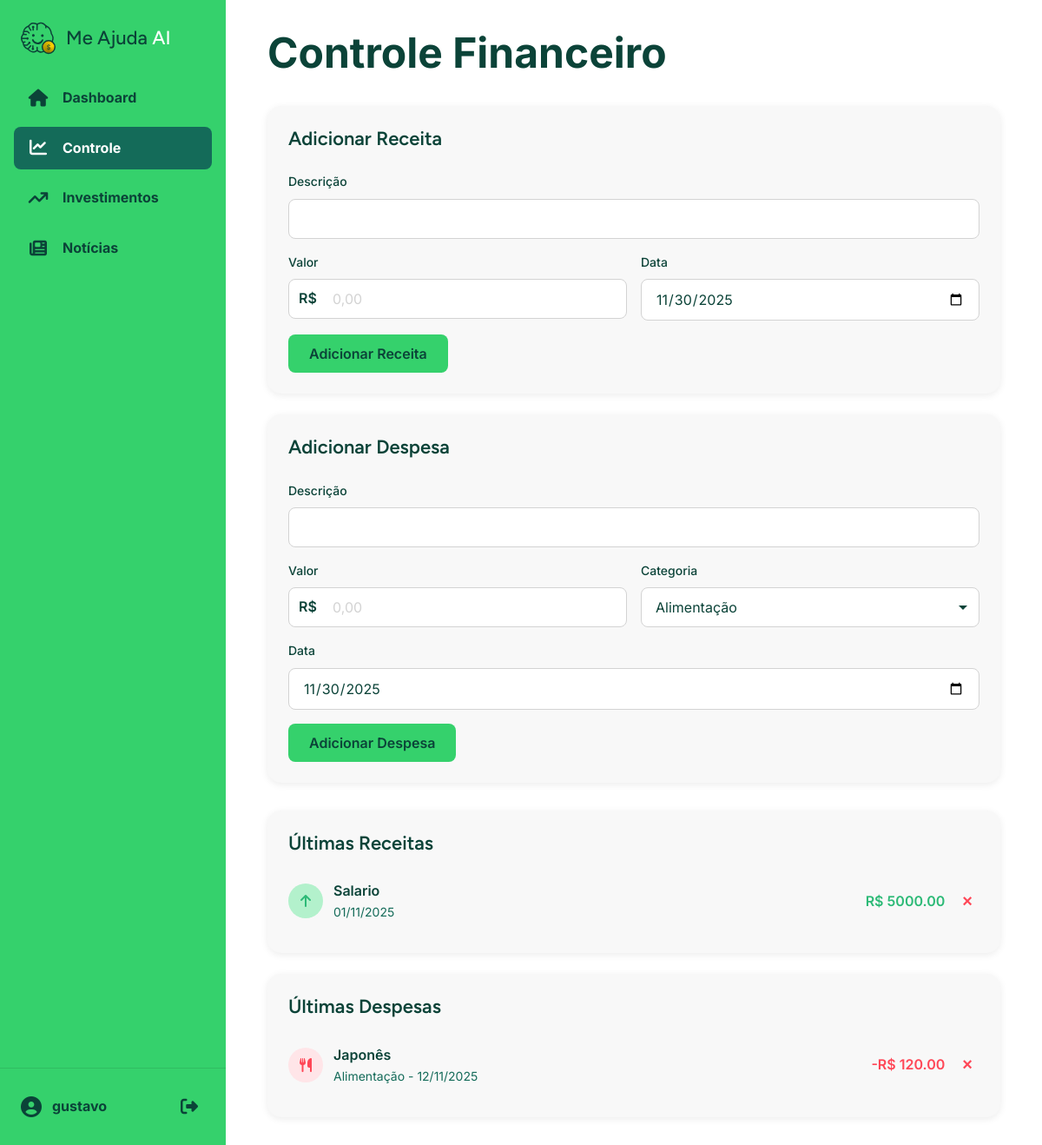
/controle (signed in), run on an earlier commit of the app's database.
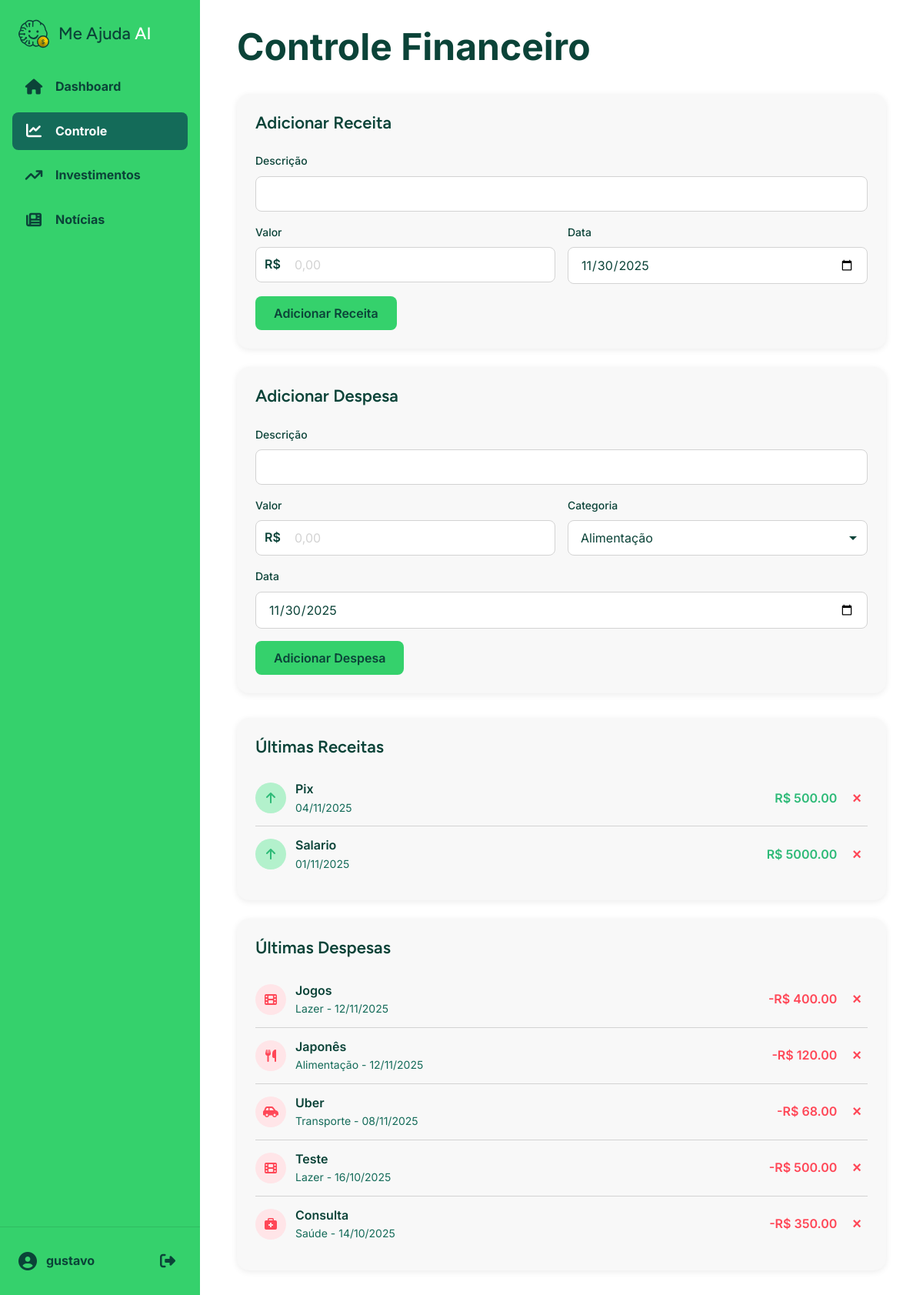
And on a later commit of the database.
### project/models.py (models this page shows, shortened)
class User(db.Model, UserMixin):
    id = db.Column(db.Integer, primary_key=True)
    name = db.Column(db.String(150), nullable=False)
    email = db.Column(db.String(150), unique=True, nullable=False, index=True)
    password_hash = db.Column(db.String(128), nullable=False)
    goals = db.relationship('Goal', backref='owner', lazy=True, cascade="all, delete-orphan")
    incomes = db.relationship('Income', backref='owner', lazy=True, cascade="all, delete-orphan")
    expenses = db.relationship('Expense', backref='owner', lazy=True, cascade="all, delete-orphan")

class Income(db.Model):
    id = db.Column(db.Integer, primary_key=True)
    description = db.Column(db.String(256), nullable=False)
    amount = db.Column(db.Float, nullable=False)
    date = db.Column(db.Date, nullable=False, default=datetime.utcnow, index=True)
    user_id = db.Column(db.Integer, db.ForeignKey('user.id'), nullable=False)

class Expense(db.Model):
    id = db.Column(db.Integer, primary_key=True)
    description = db.Column(db.String(256), nullable=False)
    amount = db.Column(db.Float, nullable=False)
    category = db.Column(db.String(128), default='Geral', index=True)
    date = db.Column(db.Date, nullable=False, default=datetime.utcnow, index=True)  # Mudei para Date object
    user_id = db.Column(db.Integer, db.ForeignKey('user.id'), nullable=False)

### project/main/routes.py (the view)
@main.route('/controle', methods=['GET', 'POST'])
@login_required
def controle():
    income_form = IncomeForm(prefix='income')
    expense_form = ExpenseForm(prefix='expense')
    expense_form.category.choices = [(c, c) for c in EXPENSE_CATEGORIES]
    if request.method == "GET":
        if not income_form.date.data: income_form.date.data = datetime.utcnow().date()
        if not expense_form.date.data: expense_form.date.data = datetime.utcnow().date()
    if 'income-submit_income' in request.form and income_form.validate_on_submit():
        new_income = Income(description=income_form.description.data, amount=income_form.amount.data,
                            date=income_form.date.data, owner=current_user)
        db.session.add(new_income)
        db.session.commit()
        return redirect(url_for('main.controle'))
    if 'expense-submit_expense' in request.form and expense_form.validate_on_submit():
        new_expense = Expense(description=expense_form.description.data, amount=expense_form.amount.data,
                              category=expense_form.category.data, date=expense_form.date.data, owner=current_user)
        db.session.add(new_expense)
        db.session.commit()
        return redirect(url_for('main.controle'))
    incomes = Income.query.filter_by(owner=current_user).order_by(Income.date.desc()).limit(10).all()
    expenses = Expense.query.filter_by(owner=current_user).order_by(Expense.date.desc()).limit(10).all()
    return render_template('controle.html',
                           title='Controle Financeiro',
                           income_form=income_form,
                           expense_form=expense_form,
                           incomes=incomes,
                           expenses=expenses,
                           category_icons=CATEGORY_ICONS)

### project/main/forms.py
class IncomeForm(FlaskForm):
    description = StringField('Descrição', validators=[DataRequired()])
    amount = FloatField('Valor', validators=[DataRequired(), NumberRange(min=0.01)])
    date = DateField('Data', validators=[DataRequired()], format='%Y-%m-%d')
    submit_income = SubmitField('Adicionar Receita')

class ExpenseForm(FlaskForm):
    description = StringField('Descrição', validators=[DataRequired()])
    amount = FloatField('Valor', validators=[DataRequired(), NumberRange(min=0.01)])
    category = SelectField('Categoria', validators=[DataRequired()])
    date = DateField('Data', validators=[DataRequired()], format='%Y-%m-%d')
    submit_expense = SubmitField('Adicionar Despesa')

### project/models.py (called while the page is built)
@login_manager.user_loader
def load_user(user_id):
    return User.query.get(int(user_id))

### project/templates/controle.html (shortened to what this page needs)
{% extends "dashboard_base.html" %}
{% block content %}
    <h1>Controle Financeiro</h1>
    <div class="controle-grid">
        <div class="forms-column">
            <div class="card form-card">
                <h2>Adicionar Receita</h2>
                <form method="POST" action="" novalidate>
                    <div class="form-group">
                        {{ income_form.description.label }}
                        {{ income_form.description(class="form-control") }}
                    </div>
                    <div class="form-group-row">
                        <div class="form-group">
                            {{ income_form.amount.label }}
                            <div class="currency-input-wrapper">
                                <input type="text" class="form-control currency-mask" placeholder="0,00" inputmode="decimal">
                            </div>
                        </div>
                        <div class="form-group">
                            {{ income_form.date.label }}
                            {{ income_form.date(class="form-control") }}
                        </div>
                    </div>
                    {{ income_form.submit_income(class="btn-primary") }}
                </form>
            </div>
            <div class="card form-card">
                <h2>Adicionar Despesa</h2>
                <form method="POST" action="" novalidate>
                    <div class="form-group">
                        {{ expense_form.description.label }}
                        {{ expense_form.description(class="form-control") }}
                    </div>
                    <div class="form-group-row">
                        <div class="form-group">
                            {{ expense_form.amount.label }}
                            <div class="currency-input-wrapper">
                                <input type="text" class="form-control currency-mask" placeholder="0,00" inputmode="decimal">
                            </div>
                        </div>
                        <div class="form-group">
                            {{ expense_form.category.label }}
                            {{ expense_form.category(class="form-control") }}
                        </div>
                    </div>
                    <div class="form-group">
                        {{ expense_form.date.label }}
                        {{ expense_form.date(class="form-control") }}
                    </div>
                    {{ expense_form.submit_expense(class="btn-primary") }}
                </form>
            </div>
        </div>
        <div class="lists-column">
            <div class="card list-card">
                <h2>Últimas Receitas</h2>
                <ul class="item-list">
                    {% for item in incomes %}
                    <li class="item-row">
                        <div class="item-icon income">
                            <i class="fa-solid fa-arrow-up"></i>
                        </div>
                        <div class="item-info">
                            <span class="item-desc">{{ item.description }}</span>
                            <span class="item-date">{{ item.date.strftime('%d/%m/%Y') }}</span>
                        </div>
                        <div class="item-value income">
                            R$ {{ "%.2f"|format(item.amount) }}
                        </div>
                        <form action="{{ url_for('main.delete_income', item_id=item.id) }}" method="POST">
                            <button type="submit" class="btn-delete" title="Excluir">&times;</button>
                        </form>
                    </li>
                    {% else %}
                    <li class="item-row-empty">Nenhuma receita adicionada.</li>
                    {% endfor %}
                </ul>
            </div>
            <div class="card list-card">
                <h2>Últimas Despesas</h2>
                <ul class="item-list">
                    {% for item in expenses %}
                    <li class="item-row">
                        <div class="item-icon expense">
                            <i class="{{ category_icons.get(item.category, category_icons.default) }}"></i>
                        </div>
                        <div class="item-info">
                            <span class="item-desc">{{ item.description }}</span>
                            <span class="item-date">{{ item.category }} - {{ item.date.strftime('%d/%m/%Y') }}</span>
                        </div>
                        <div class="item-value expense">
                            -R$ {{ "%.2f"|format(item.amount) }}
                        </div>
                        <form action="{{ url_for('main.delete_expense', item_id=item.id) }}" method="POST">
                            <button type="submit" class="btn-delete" title="Excluir">&times;</button>
                        </form>
                    </li>
                    {% else %}
                    <li class="item-row-empty">Nenhuma despesa adicionada.</li>
                    {% endfor %}
                </ul>
            </div>
        </div>
    </div>
{% endblock %}

### project/templates/dashboard_base.html (shortened to what this page needs)
<!DOCTYPE html>
<html lang="pt-br">
<head>
    <link rel="stylesheet" href="https://cdnjs.cloudflare.com/ajax/libs/font-awesome/6.5.2/css/all.min.css" xintegrity="sha512-SnH5WK+bZxgPHs44uWIX+LLJAJ9/2PkPKZ5QiAj6Ta86w+fsb2TkcmfRyVX3pBnMFcV7oQPJkl9QevSCWr3W6A==" />
    <link rel="stylesheet" href="{{ url_for('static', filename='css/main.css') }}">
</head>
<body>
    <div class="dashboard-layout">
        <nav class="sidebar">
            <div class="sidebar-header">
                <img src="{{ url_for('static', filename='images/Me_ajuda_ai_logo.svg') }}" alt="Logo" class="sidebar-logo">
                <h1 class="sidebar-title">Me Ajuda <span>AI</span></h1>
            </div>
            <ul class="sidebar-nav">
                <li>
                    <a href="{{ url_for('main.index') }}"
                       class="{{ 'active' if request.endpoint.startswith('main.index') else '' }}">
                        <i class="fa-solid fa-house"></i>
                        <span>Dashboard</span>
                    </a>
                </li>
                <li>
                    <a href="{{ url_for('main.controle') }}"
                       class="{{ 'active' if request.endpoint.startswith('main.controle') else '' }}">
                        <i class="fa-solid fa-chart-line"></i>
                        <span>Controle</span>
                    </a>
                </li>
                <li>
                    <a href="#">
                        <i class="fa-solid fa-arrow-trend-up"></i>
                        <span>Investimentos</span>
                    </a>
                </li>
                <li>
                    <a href="#">
                        <i class="fa-solid fa-newspaper"></i>
                        <span>Notícias</span>
                    </a>
                </li>
            </ul>
            <div class="sidebar-footer">
                <div class="user-info">
                    <i class="fa-solid fa-user-circle"></i>
                    <span>{{ current_user.name }}</span>
                </div>
                <a href="{{ url_for('auth.logout') }}" class="logout-button" title="Sair">
                    <i class="fa-solid fa-right-from-bracket"></i>
                </a>
            </div>
        </nav>
        <main class="main-content">
            {% block content %}{% endblock %}
        </main>
    </div>
</body>
</html>

### project/static/css/components/buttons.css (style rules this page uses)
.btn, button.btn, input[type="submit"].btn, .btn-primary, .btn-secondary, .btn-primary-goal, .btn-primary-card { padding: 12px 24px !important; border: none !important; border-radius: 8px !important; font-family: var(--font-inter) !important; font-size: 16px !important; font-weight: 600 !important; cursor: pointer !important; transition: all 0.2s ease !important; display: inline-flex !important; align-items: center !important; justify-content: center !important; gap: 8px !important; text-decoration: none !important; text-align: center !important; }
.btn-primary, input[type="submit"].btn-primary, button.btn-primary { background-color: var(--verde-primario) !important; color: var(--verde-secundario) !important; }
.btn-delete { background: none !important; border: none !important; color: var(--vermelho) !important; font-size: 20px !important; font-weight: 700 !important; cursor: pointer !important; padding: 4px 8px !important; border-radius: 4px !important; transition: background-color 0.2s ease !important; }

### project/static/css/components/forms.css (style rules this page uses)
.form-group { margin-bottom: 16px !important; position: relative; }
.form-group label { display: block !important; font-family: var(--font-inter) !important; font-size: 14px !important; font-weight: 500 !important; color: var(--verde-secundario) !important; margin-bottom: 8px !important; }
.form-control, input.form-control, select.form-control, textarea.form-control, input[type="text"], input[type="email"], input[type="password"], input[type="date"], input[type="number"] { width: 100% !important; padding: 12px 16px !important; font-family: var(--font-inter) !important; font-size: 16px !important; color: var(--verde-secundario) !important; border: 1px solid var(--gelo) !important; border-radius: 8px !important; background-color: var(--branco) !important; transition: border-color 0.2s ease !important; box-sizing: border-box !important; }
.form-control::placeholder, input::placeholder { color: var(--gelo) !important; }
.form-group-row { display: flex !important; gap: 16px !important; }
.form-group-row .form-group { flex: 1 !important; }
.currency-input-wrapper { position: relative !important; }
.currency-input-wrapper::before { content: 'R$'; position: absolute; left: 12px; top: 50%; transform: translateY(-50%); font-family: var(--font-inter); font-size: 16px; font-weight: 600; color: var(--verde-secundario); z-index: 2; }
.form-control.currency-mask { padding-left: 50px !important; position: relative; z-index: 1; }
select.form-control { cursor: pointer; appearance: none; background-repeat: no-repeat; background-position: right 12px center; padding-right: 36px; }

### project/static/css/components/cards.css (style rules this page uses)
.card { background: var(--branco); border-radius: var(--radius-xl); padding: var(--spacing-24); box-shadow: var(--shadow-sm); transition: transform var(--transition-fast), box-shadow var(--transition-fast); }
.card h2 { font-family: var(--font-figtree); font-size: 22px; font-weight: 600; color: var(--verde-secundario); margin-bottom: var(--spacing-16); display: flex; align-items: center; gap: 10px; }
.form-card { background-color: #F8F8F8; }
.form-card h2 { margin-bottom: var(--spacing-24); }
.list-card { background-color: #F8F8F8; }

What changed in the data, as far as the page shows it:
added Income: description "Pix", date "04/11/2025", amount "500.00"
added Expense: description "Jogos", category "Lazer", date "12/11/2025", amount "400.00"
added Expense: description "Uber", category "Transporte", date "08/11/2025", amount "68.00"
added Expense: description "Teste", category "Lazer", date "16/10/2025", amount "500.00"
added Expense: description "Consulta", category "Saúde", date "14/10/2025", amount "350.00"
